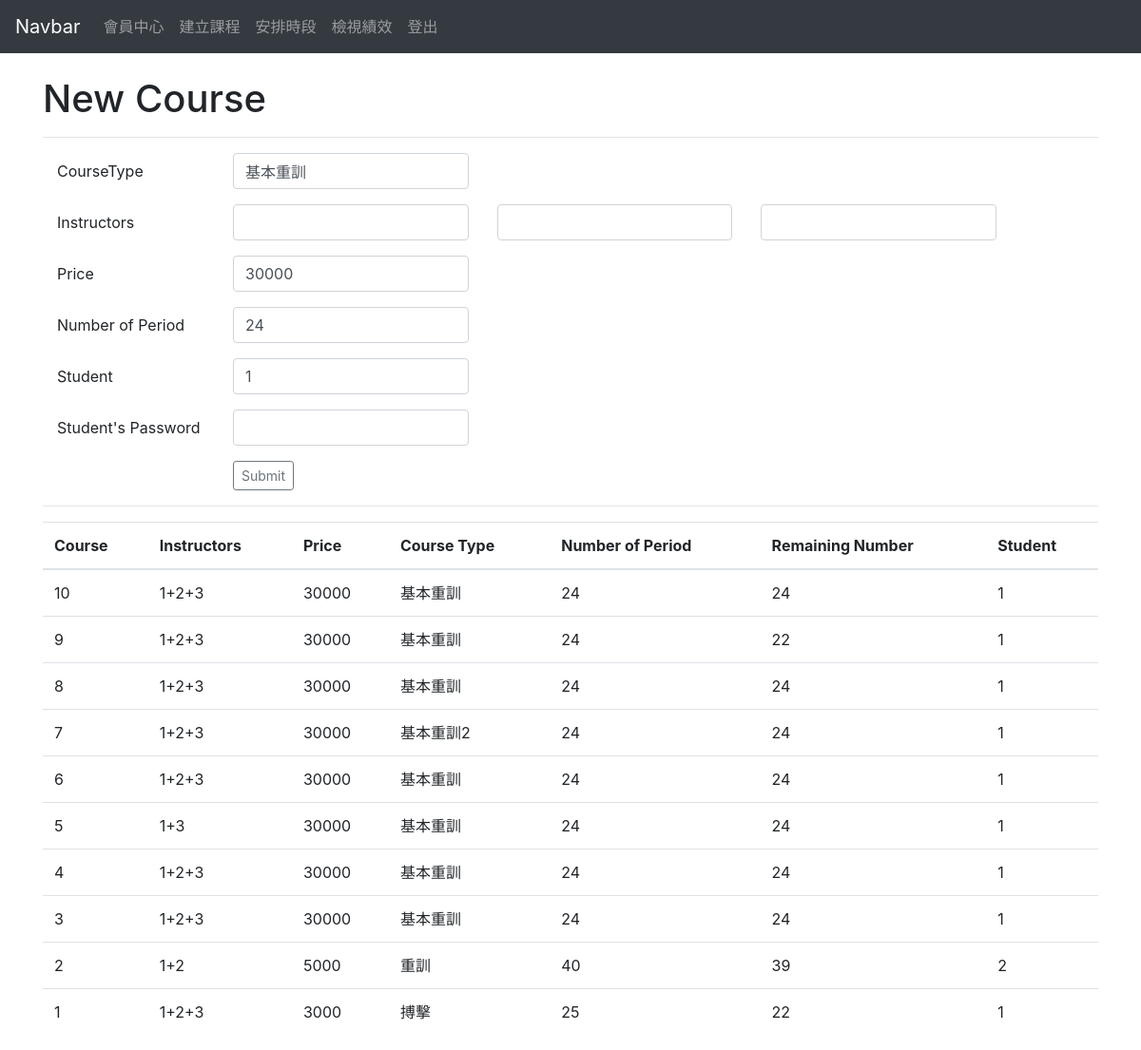
Page /Instructor/NewCourse.php on the earlier database version.
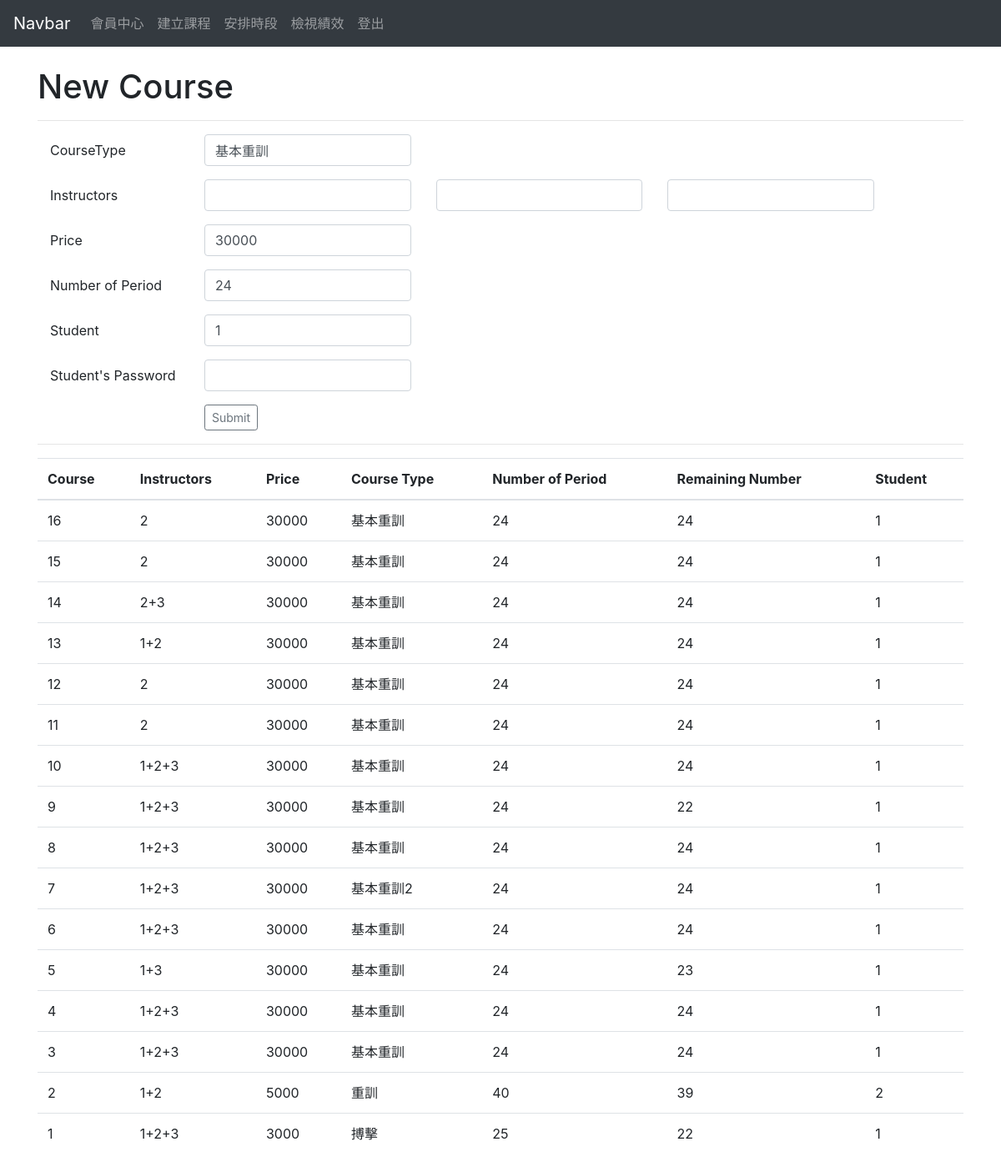
Same page on the later database version.
### tables this page shows
CREATE TABLE `course` (
  `Course_ID` int(6) NOT NULL,
  `M_ID` int(6) NOT NULL,
  `Price` int(6) NOT NULL,
  `Course_Type` varchar(40) DEFAULT NULL,
  `Number_of_Period` int(3) NOT NULL,
  `Remaining_Number` int(3) NOT NULL,
  `Open_Time` datetime NOT NULL DEFAULT CURRENT_TIMESTAMP
);

### Instructor/NewCourse.php (the view, shortened to what this page needs)
<?php
	require_once('database.php');
?>
<!DOCTYPE html>
<html lang="en">
<head>
    <link rel="stylesheet" href="https://stackpath.bootstrapcdn.com/bootstrap/4.1.3/css/bootstrap.min.css">
</head>
<body>
<?php echo file_get_contents('../navbar_I.html'); ?>
<div class="container">
<br>
<h1>New Course</h1>
<hr>
<form action="NewCourse.php" method="POST">
	<div class="container">
			<div class="form-group row">
				<label class="col-sm-2 col-form-label">CourseType</label>
				<div class="col-sm-3">
					<input class="form-control" type="text" name="CourseType" value="基本重訓"/>
				</div>
			</div>
			<div class="form-group row">
				<label class="col-sm-2 col-form-label">Instructors</label>
				<div class="col-sm-3">
					<input class="form-control" type="text" name="Instructors1"value=' <?php echo $_SESSION['ID'];?>' />
				</div>
				<div class="col-sm-3">
					<input class="form-control" type="text" name="Instructors2" />
				</div>
				<div class="col-sm-3">
					<input class="form-control" type="text" name="Instructors3"  />
				</div>
			</div>
			<div class="form-group row">
				<label class="col-sm-2 col-form-label">Price</label>
				<div class="col-sm-3">
					<input class="form-control" type="text" name="Price" value=30000 />
				</div>
			</div>
			<div class="form-group row">
				<label class="col-sm-2 col-form-label">Number of Period</label>
				<div class="col-sm-3">
					<input class="form-control" type="text" name="NumberofPeriod"  value=24 />
				</div>
			</div>
			<div class="form-group row">
				<label class="col-sm-2 col-form-label">Student</label>
				<div class="col-sm-3">
					<input class="form-control" type="text" name="Student" value=1 />
				</div>
			</div>
			<div class="form-group row">
				<label class="col-sm-2 col-form-label">Student's Password</label>
				<div class="col-sm-3">
					<input class="form-control" type="password" name="StudentPassword"  />
				</div>
			</div>
			<div class="form-group row">
				<label class="col-sm-2 col-form-label"></label>
				<div class="col-sm-3">
					<input class='btn btn-outline-secondary btn-sm' type="submit" value="Submit" />
				</div>
			</div>
	</div>
<hr>
<table class="table table-hover">
	<thead>
	<tr>
		<th>Course</th>
		<th>Instructors</th>
		<th>Price</th>
		<th>Course Type</th>
		<th>Number of Period</th>
		<th>Remaining Number</th>
		<th>Student</th>
	</tr>
	</thead>
	<tbody>
	<?php
		$result = mysqli_query($mysqli, "SELECT course.Course_ID, GROUP_CONCAT(compose.I_ID SEPARATOR '+'), Price, Course_Type, Number_of_Period, Remaining_Number, course.M_ID
		FROM `course`, `member`, `compose`
		WHERE course.M_ID = member.M_ID AND course.Course_ID = compose.Course_ID
		GROUP BY course.Course_ID
		ORDER BY course.Course_ID DESC;
		");
		while($query_data = mysqli_fetch_row($result)) {
		  echo "<tr>";
		  echo "<td>",$query_data[0], "</td>",
			   "<td>",$query_data[1], "</td>",
			   "<td>",$query_data[2], "</td>",
			   "<td>",$query_data[3], "</td>",
			   "<td>",$query_data[4], "</td>",
			   "<td>",$query_data[5], "</td>",
			   "<td>",$query_data[6], "</td>";
		  echo "</tr>";
		}
	?>
  	</tbody>
</table>
</div>
</body>
</html>

Differences in the rows shown:
added course: Course_ID "16", query_data "2", Price "30000", Course_Type "基本重訓", Number_of_Period "24", Remaining_Number "24", M_ID "1"
added course: Course_ID "15", query_data "2", Price "30000", Course_Type "基本重訓", Number_of_Period "24", Remaining_Number "24", M_ID "1"
added course: Course_ID "14", query_data "2+3", Price "30000", Course_Type "基本重訓", Number_of_Period "24", Remaining_Number "24", M_ID "1"
added course: Course_ID "13", query_data "1+2", Price "30000", Course_Type "基本重訓", Number_of_Period "24", Remaining_Number "24", M_ID "1"
added course: Course_ID "12", query_data "2", Price "30000", Course_Type "基本重訓", Number_of_Period "24", Remaining_Number "24", M_ID "1"
added course: Course_ID "11", query_data "2", Price "30000", Course_Type "基本重訓", Number_of_Period "24", Remaining_Number "24", M_ID "1"
changed course id 5: Remaining_Number "24" → "23"
